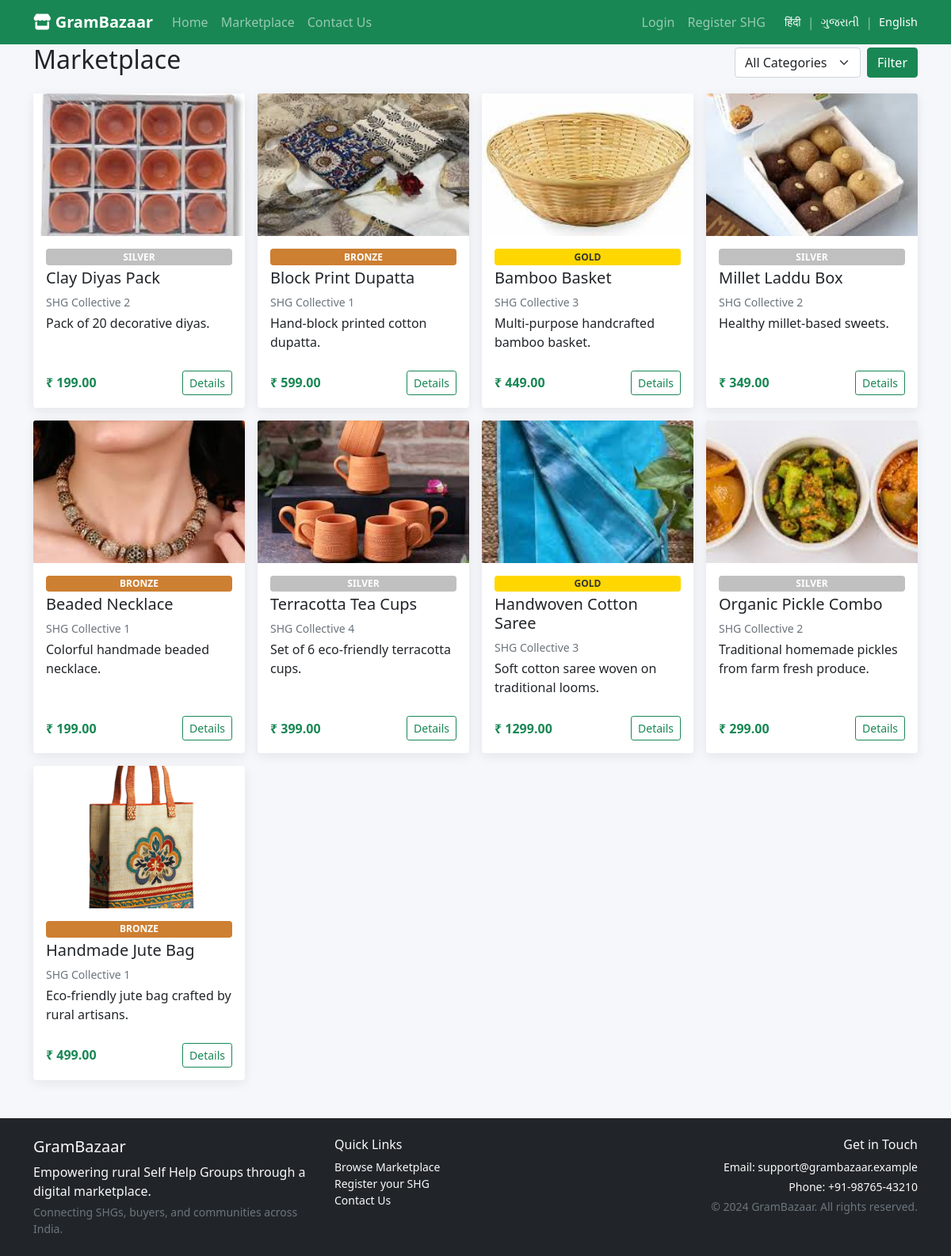
The app's page /marketplace/ with its own data.
### market/models.py (models this page shows, shortened)
class Product(models.Model):
    STATUS_CHOICES = [
        ('draft', _('Draft')),
        ('pending', _('Pending')),
        ('live', _('Live')),
        ('rejected', _('Rejected')),
    ]
    CATEGORY_CHOICES = [
        ('handicrafts', _('Handicrafts')),
        ('food', _('Food Products')),
        ('textiles', _('Textiles')),
        ('pottery', _('Pottery')),
        ('jewelry', _('Jewelry')),
        ('other', _('Other')),
    ]
    shg = models.ForeignKey(SHG, on_delete=models.CASCADE)
    title = models.CharField(max_length=200)
    slug = models.SlugField(max_length=250, unique=True, blank=True)
    description = models.TextField()
    price = models.DecimalField(max_digits=10, decimal_places=2)
    category = models.CharField(max_length=20, choices=CATEGORY_CHOICES)
    image = models.ImageField(upload_to='product_images/')
    inventory = models.PositiveIntegerField(default=0)
    status = models.CharField(max_length=20, choices=STATUS_CHOICES, default='draft')
    removal_requested = models.BooleanField(default=False)
    created_at = models.DateTimeField(auto_now_add=True)
    updated_at = models.DateTimeField(auto_now=True)

class SHG(models.Model):
    VERIFICATION_CHOICES = [
        ('bronze', _('Bronze')),
        ('silver', _('Silver')),
        ('gold', _('Gold')),
    ]
    user = models.OneToOneField(User, on_delete=models.CASCADE)
    name = models.CharField(max_length=200)
    contact_person = models.CharField(max_length=100)
    phone = models.CharField(max_length=20)
    email = models.EmailField()
    state = models.CharField(max_length=100)
    city = models.CharField(max_length=100)
    description = models.TextField(blank=True)
    verification_level = models.CharField(max_length=10, choices=VERIFICATION_CHOICES, default='bronze')
    logo = models.ImageField(upload_to='shg_logos/', blank=True, null=True)
    wallet_balance = models.DecimalField(max_digits=10, decimal_places=2, default=0.00)
    created_at = models.DateTimeField(auto_now_add=True)
    updated_at = models.DateTimeField(auto_now=True)

### market/views.py (the view)
# urls.py: path('marketplace/', views.marketplace, name='marketplace'),
def marketplace(request):
    products = Product.objects.filter(status='live').order_by('-created_at')
    category_filter = request.GET.get('category')
    if category_filter:
        products = products.filter(category=category_filter)
    return render(request, 'market/marketplace.html', {
        'products': products,
        'category_filter': category_filter
    })

### market/templates/market/marketplace.html (shortened to what this page needs)
{% extends 'market/base.html' %}
{% load i18n %}
{% block content %}
<div class="d-flex justify-content-between align-items-center mb-3">
    <h2>{% trans "Marketplace" %}</h2>
    <form method="get" class="d-flex">
        <select name="category" class="form-select me-2">
            <option value="">{% trans "All Categories" %}</option>
        </select>
        <button class="btn btn-success" type="submit">{% trans "Filter" %}</button>
    </form>
    </div>
<div class="row g-3">
    {% for product in products %}
        <div class="col-md-3 col-sm-6">
            <div class="card product-card h-100">
                {% if product.image %}
                    <img src="{{ product.image.url }}" class="card-img-top" alt="{{ product.title }}">
                {% else %}
                    <div class="card-img-top d-flex align-items-center justify-content-center bg-light" style="height:180px;">
                        <span class="text-muted small">{% trans "No image" %}</span>
                    </div>
                {% endif %}
                <div class="card-body d-flex flex-column">
                    <span class="badge bg-badge-{{ product.shg.verification_level }} mb-1 text-uppercase">{{ product.shg.verification_level }}</span>
                    <h5 class="card-title">{{ product.title }}</h5>
                    <p class="card-text small text-muted mb-1">{{ product.shg.name }}</p>
                    <p class="card-text flex-grow-1">{{ product.description|truncatechars:70 }}</p>
                    <div class="d-flex justify-content-between align-items-center mt-2">
                        <span class="price">₹ {{ product.price }}</span>
                        <a href="{% url 'market:product_detail' product.slug %}" class="btn btn-sm btn-outline-success">{% trans "Details" %}</a>
                    </div>
                </div>
            </div>
        </div>
    {% empty %}
        <p>{% trans "No products found." %}</p>
    {% endfor %}
</div>
{% endblock %}

### market/templates/market/base.html (shortened to what this page needs)
<!DOCTYPE html>
<html lang="{{ request.LANGUAGE_CODE|default:'en' }}">
<head>
    <title>{% block title %}{% load i18n %}{% trans "GramBazaar - Rural Marketplace" %}{% endblock %}</title>
    <link href="https://cdn.jsdelivr.net/npm/bootstrap@5.1.3/dist/css/bootstrap.min.css" rel="stylesheet">
    <link href="https://cdnjs.cloudflare.com/ajax/libs/font-awesome/6.0.0/css/all.min.css" rel="stylesheet">
    {% load static i18n %}
    <link href="{% static 'market/css/styles.css' %}" rel="stylesheet">
</head>
<body>
    <nav class="navbar navbar-expand-lg navbar-dark bg-success">
        <div class="container">
            <a class="navbar-brand" href="{% url 'market:home' %}">
                <i class="fas fa-store"></i> {% trans "GramBazaar" %}
            </a>
            <div class="collapse navbar-collapse" id="navbarNav">
                <ul class="navbar-nav me-auto">
                    <li class="nav-item">
                        <a class="nav-link" href="{% url 'market:home' %}">{% trans "Home" %}</a>
                    </li>
                    <li class="nav-item">
                        <a class="nav-link" href="{% url 'market:marketplace' %}">{% trans "Marketplace" %}</a>
                    </li>
                    <li class="nav-item">
                        <a class="nav-link" href="{% url 'market:contact' %}">{% trans "Contact Us" %}</a>
                    </li>
                </ul>
                <ul class="navbar-nav">
                    {% if user.is_authenticated %}
                        {% if user.shg %}
                            <li class="nav-item">
                                <a class="nav-link" href="{% url 'market:shg_dashboard' %}">{% trans "Dashboard" %}</a>
                            </li>
                        {% else %}
                            <li class="nav-item">
                                <a class="nav-link" href="{% url 'market:buyer_profile' %}">{% trans "My Profile" %}</a>
                            </li>
                            <li class="nav-item">
                                <a class="nav-link" href="{% url 'market:my_orders' %}">{% trans "My Orders" %}</a>
                            </li>
                        {% endif %}
                        <li class="nav-item">
                            <a class="nav-link" href="{% url 'market:logout' %}">{% trans "Logout" %}</a>
                        </li>
                    {% else %}
                        <li class="nav-item">
                            <a class="nav-link" href="{% url 'market:login' %}">{% trans "Login" %}</a>
                        </li>
                        <li class="nav-item">
                            <a class="nav-link" href="{% url 'market:shg_signup' %}">{% trans "Register SHG" %}</a>
                        </li>
                    {% endif %}
                </ul>
                <div class="navbar-nav ms-3">
                    {% include "partials/google_translate.html" %}
                </div>
            </div>
        </div>
    </nav>
    <main class="container mt-4">
        {% block content %}
        {% endblock %}
    </main>
    <footer class="bg-dark text-light mt-5 py-4">
        <div class="container">
            <div class="row">
                <div class="col-md-4 mb-3 mb-md-0">
                    <h5>{% trans "GramBazaar" %}</h5>
                    <p class="mb-1">{% trans "Empowering rural Self Help Groups through a digital marketplace." %}</p>
                    <p class="mb-0 small text-muted">{% trans "Connecting SHGs, buyers, and communities across India." %}</p>
                </div>
                <div class="col-md-4 mb-3 mb-md-0">
                    <h6>{% trans "Quick Links" %}</h6>
                    <ul class="list-unstyled mb-0 small">
                        <li><a href="{% url 'market:marketplace' %}" class="link-light text-decoration-none">{% trans "Browse Marketplace" %}</a></li>
                        <li><a href="{% url 'market:shg_signup' %}" class="link-light text-decoration-none">{% trans "Register your SHG" %}</a></li>
                        <li><a href="{% url 'market:contact' %}" class="link-light text-decoration-none">{% trans "Contact Us" %}</a></li>
                    </ul>
                </div>
                <div class="col-md-4 text-md-end">
                    <h6>{% trans "Get in Touch" %}</h6>
                    <p class="mb-1 small">{% trans "Email:" %} <a href="mailto:support@grambazaar.example" class="link-light text-decoration-none">support@grambazaar.example</a></p>
                    <p class="mb-1 small">{% trans "Phone:" %} +91-98765-43210</p>
                    <p class="mb-0 small text-muted">&copy; 2024 GramBazaar. {% trans "All rights reserved." %}</p>
                </div>
            </div>
        </div>
    </footer>
</body>
</html>

### market/templates/partials/google_translate.html (shortened to what this page needs)
<div class="lang-toggle d-flex align-items-center">
  <a href="#" id="gtranslate-hi" title="View in Hindi" class="text-white text-decoration-none me-1" style="font-size: 0.9rem;">हिंदी</a>
  <span class="text-white-50 mx-1">|</span>
  <a href="#" id="gtranslate-gu" title="View in Gujarati" class="text-white text-decoration-none mx-1" style="font-size: 0.9rem;">ગુજરાતી</a>
  <span class="text-white-50 mx-1">|</span>
  <a href="#" id="gtranslate-en" title="View in English" class="text-white text-decoration-none ms-1" style="font-size: 0.9rem;">English</a>
</div>

### market/static/market/css/styles.css (style rules this page uses)
body { background-color: #f6f7fb; font-family: system-ui, -apple-system, BlinkMacSystemFont, 'Segoe UI', sans-serif; }
.navbar-brand { font-weight: 700; }
.product-card img { height: 180px; object-fit: cover; }
.price { font-weight: 600; color: #198754; }
.badge.bg-badge-bronze { background: #cd7f32; }
.badge.bg-badge-silver { background: #c0c0c0; }
.badge.bg-badge-gold { background: #ffd700; color: #333; }
.card { border: 0; box-shadow: 0 4px 14px rgba(15, 23, 42, 0.08); }

### market/templates/partials/google_translate.html (style rules this page uses)
body { top: 0 !important; padding-top: 0 !important; margin-top: 0 !important; position: static !important; }
.navbar { position: relative !important; z-index: 1000 !important; margin-top: 0 !important; top: 0 !important; }
main.container { margin-top: 0 !important; }

### records on screen
Product: image (picture), shg.verification_level "SILVER", title "Clay Diyas Pack", shg.name "SHG Collective 2", description "Pack of 20 decorative diyas.", price "199.00"
Product: image (picture), shg.verification_level "BRONZE", title "Block Print Dupatta", shg.name "SHG Collective 1", description "Hand-block printed cotton dupatta.", price "599.00"
Product: image (picture), shg.verification_level "GOLD", title "Bamboo Basket", shg.name "SHG Collective 3", description "Multi-purpose handcrafted bamboo basket.", price "449.00"
Product: image (picture), shg.verification_level "SILVER", title "Millet Laddu Box", shg.name "SHG Collective 2", description "Healthy millet-based sweets.", price "349.00"
Product: image (picture), shg.verification_level "BRONZE", title "Beaded Necklace", shg.name "SHG Collective 1", description "Colorful handmade beaded necklace.", price "199.00"
Product: image (picture), shg.verification_level "SILVER", title "Terracotta Tea Cups", shg.name "SHG Collective 4", description "Set of 6 eco-friendly terracotta cups.", price "399.00"
Product: image (picture), shg.verification_level "GOLD", title "Handwoven Cotton Saree", shg.name "SHG Collective 3", description "Soft cotton saree woven on traditional looms.", price "1299.00"
Product: image (picture), shg.verification_level "SILVER", title "Organic Pickle Combo", shg.name "SHG Collective 2", description "Traditional homemade pickles from farm fresh produce.", price "299.00"
Product: image (picture), shg.verification_level "BRONZE", title "Handmade Jute Bag", shg.name "SHG Collective 1", description "Eco-friendly jute bag crafted by rural artisans.", price "499.00"
